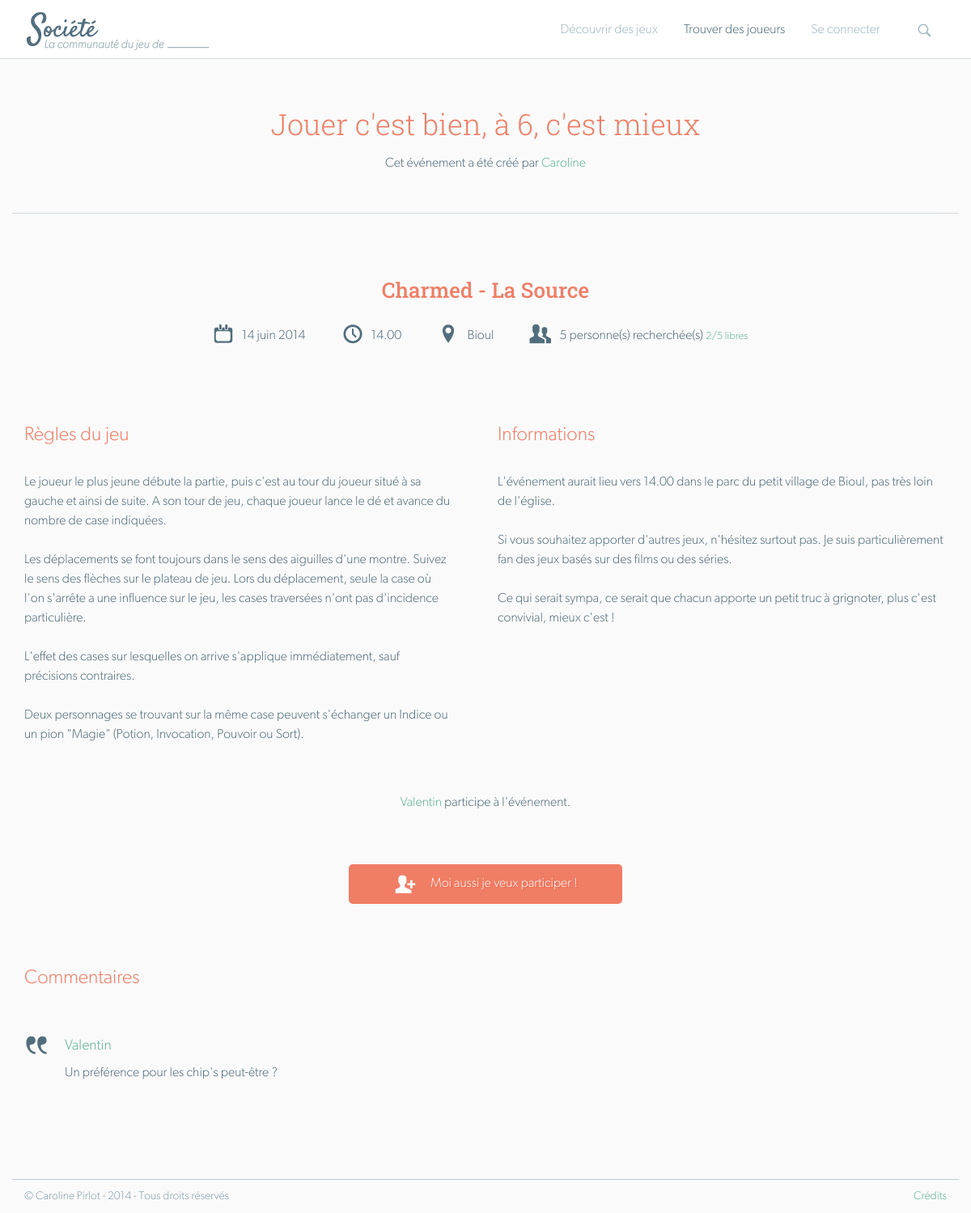
The page /fiche_evenement.php?id=5 on the database its author committed.
### tables this page shows
CREATE TABLE IF NOT EXISTS `evenements` (
  `id_event` int(11) NOT NULL AUTO_INCREMENT,
  `titre` varchar(100) NOT NULL,
  `jeux` varchar(300) NOT NULL,
  `ville` varchar(100) NOT NULL,
  `date` varchar(100) NOT NULL,
  `heure` varchar(100) NOT NULL,
  `nbre` varchar(100) NOT NULL,
  `regles` text NOT NULL,
  `infos` text NOT NULL,
  `membre_id` int(11) NOT NULL,
  `pseudo` varchar(100) NOT NULL,
  PRIMARY KEY (`id_event`)
);

CREATE TABLE IF NOT EXISTS `membres` (
  `id` int(11) NOT NULL AUTO_INCREMENT,
  `pseudo` varchar(100) NOT NULL,
  `email` varchar(100) NOT NULL,
  `mdp` varchar(100) NOT NULL,
  `avatar` varchar(100) NOT NULL,
  `prefereUn` varchar(100) NOT NULL,
  `prefereDeux` varchar(100) NOT NULL,
  `prefereTrois` varchar(100) NOT NULL,
  `role` varchar(100) NOT NULL,
  PRIMARY KEY (`id`)
);

CREATE TABLE IF NOT EXISTS `commentaires_events` (
  `id` int(11) NOT NULL AUTO_INCREMENT,
  `pseudo` varchar(100) NOT NULL,
  `contenu` varchar(255) NOT NULL,
  `event_id` int(11) NOT NULL,
  `membre_id` int(11) NOT NULL,
  PRIMARY KEY (`id`)
);

### php/try-evenements.php (called while the page is built, shortened)
<?php
try {
    $stmt = $conn->prepare('SELECT * FROM evenements WHERE id_event = :id_event');
    $stmt->execute(array(':id_event' => $id_event));
    $event = $stmt->fetch();
} catch(PDOException $e) {
    echo 'ERROR: ' . $e->getMessage();
}
?>

### php/try-commentaires.php (called while the page is built, shortened)
<?php
try {
	$commentaires = $conn->prepare('SELECT * FROM commentaires_events WHERE event_id = :event_id');
	$commentaires->execute(array(':event_id' => $id_event));
	$coms = $commentaires->fetchAll();
} catch(PDOException $e) {
	echo 'ERROR: ' . $e->getMessage();
}
?>

### fiche_evenement.php (the view, shortened to what this page needs)
<?php
require("php/config.php");
$id_event = $_GET['id'];
include("php/try-evenements.php");
include("php/try-membres.php");
include("php/try-commentaires.php");
$id_user = $membre['id'];
$bla = $event['id_event'];
$query = $conn->prepare("SELECT * FROM evenements_inscrits WHERE id_event = :id_event AND id_user = :id_user");
$query->execute(array(
	':id_event' => $bla,
	':id_user' => $id_user
));
if($query->rowCount() > 0){
	$truc = $query->fetch();
	if($truc['active'] == 1){
		$dejaInscrit = 1;
	}else{
		$dejaInscrit = 0;
	}
	if(isset($_POST['participation'])){
		$query = $conn->prepare("UPDATE evenements_inscrits SET active = NOT active WHERE id_event = :id_event AND id_user = :id_user");
		$query->execute(array(
			':id_event' => $bla,
			':id_user' => $id_user
		));
		if($dejaInscrit == 1){
			$dejaInscrit = 0;
		}else{
			$dejaInscrit = 1;
		}
	}
}else{
	if(isset($_POST['participation'])){
		$query = $conn->prepare("INSERT INTO evenements_inscrits(id_event, id_user) VALUES(:id_event, :id_user)");
		$query->execute(array(
			':id_event' => $bla,
			':id_user' => $id_user
		));
		$dejaInscrit = 1;
	}else{
		$dejaInscrit = 0;
	}
}
?>
<!DOCTYPE html>
<html lang="fr">
	<head>
		<link rel="stylesheet" href="css/bootstrap.min.css" />
		<link rel="stylesheet" href="css/styles.min.css" />
	</head>
<body id="evenement">
	<header>
		<div class="container">
			<div class="row">
				<div class="col-sm-3 col-xs-12">
					<h1>
						<?php
							if(isset($_SESSION['pseudo'])){
								echo '<a href="accueil.php" class="logo">Société</a>';
							} else {
		  		    		 	echo '<a href="index.php" class="logo">Société</a>';
							}
						?>
					</h1>
				</div>
				<div class="col-sm-9 col-xs-12">
					<ul class="pull-right nav nav-pills">
							<li><a href="jeux.php">Découvrir des jeux</a></li>
							<li class="active"><a href="evenements.php">Trouver des joueurs</a></li>
						<?php
							if(isset($_SESSION['pseudo'])){
						?>
						    <li class="dropdown">
						        <a class="dropdown-toggle" data-toggle="dropdown" href="#"><?php echo $_SESSION['pseudo']; ?><span class="caret"></span>
						    	</a>
						        <ul class="dropdown-menu">
						        	<li><a href="edition_profil.php">Editer mon profil</a></li>
				  		    		<li><a href="ajout.php">Ajouter un jeu</a></li>
				  		    		<li><a href="creationevenement.php">Organiser un événement</a></li>
				  		    		<?php if( $membre['role'] == "administrateur" ) { echo '<li><a href="liste.php">Modérer les jeux</a></li>'; } ?>
				  		    		<li><a href="php/deconnexion.php">Me déconnecter</a></li>
						      	</ul>
						    </li>
						<?php
							} else {
						?>
		  		    		<li><a href="connexion.php">Se connecter</a></li>
						<?php
							}
						?>
					    <li class="quick-search">
							<form class="navbar-search search" action="resultats.php" method="post">
								<input id="submit" type="submit" name="rapide" value="">
							</form>
						</li>
					</ul>
				</div>
			</div>
		</div>
	</header>
	<div id="content">
		<div class="container">
			<h2 class="text-center"><?php echo $event['titre']; ?></h2>
			<p class="text-center">Cet événement a été créé par <?php echo '<a class="lien" href="profil.php?id='.$event['membre_id'].'">'.$event['pseudo'].'</a>'; ?></p>
			<div class="row">
				<div class="col-xs-12 droits createur text-center">
				</div>
			</div>
			<h3 class="text-center jeu"><?php echo $event['jeux']; ?></h3>
			<div class="row">
				<ul class="text-center www col-sm-12">
					<li><span class="date"></span><?php echo $event['date']; ?></li>
					<li><span class="heure"></span><?php echo $event['heure']; ?></li>
					<li><span class="ville"></span><?php echo $event['ville']; ?></li>
					<li><span class="personnes"></span><?php echo $event['nbre']; ?> personne(s) recherchée(s) <p class="libre">2/5 libres</p></li>
				</ul>
			</div>
			<div class="row">
				<div class="col-sm-6 reglement">
					<h4>Règles du jeu</h4>
					<?php
						$sanitized = htmlspecialchars($event['regles'], ENT_QUOTES);
					?>
					<p><?php echo str_replace(array("\r\n", "\n"), array("<br />", "<br />"), $sanitized); ?></p>
				</div>
				<div class="col-sm-6">
					<h4>Informations</h4>
					<?php
						$sanitized = htmlspecialchars($event['infos'], ENT_QUOTES);
					?>
					<p><?php echo str_replace(array("\r\n", "\n"), array("<br />", "<br />"), $sanitized); ?></p>
				</div>
			</div>
			<div class="row">
				<div class="col-sm-12 text-center participation">
					<p>
						<?php
							$query = $conn->prepare("SELECT * FROM evenements_inscrits WHERE id_event = :id AND active = 1");
							$query->execute(array(
								'id' => $id_event
							));
							$results = $query->fetchAll();
							foreach ($results as $result) {
								$inscrits[] = $result['id_user'];
							}
							$query = $conn->prepare("SELECT * FROM membres");
							$query->execute();
							$membres = $query->fetchAll();
							if(isset($inscrits)){
								foreach ($inscrits as $inscrit) {
									foreach ($membres as $m) {
										if($m['id'] == $inscrit){
											$participants[] = $m;
										}
									}
								}
							}
							if(isset($participants)){
								$i = 0;
								foreach ($participants as $participant) {
									echo "<a href='profil.php?id=".$participant['id']."'>".$participant['pseudo']."</a>";
									$i++;
								}
								if($i == 1){
								echo " participe à l'événement.";
							} else {
								echo " participent à l'événement.";
							}
							}else{
								echo "Il n'y a pas encore d'inscrit pour cet événement";
							}
						?>
					</p>
				</div>
			</div>
			<div class="row">
				<form method="post" action="<?php if(isset($_SESSION['pseudo'])){ echo "#";}else{ echo "connexion.php"; } ?>" class="form-horizontal" role="form">
					<div class="col-sm-12 text-center submitTop">
						<button type="submit" name="participation" id="participation" class="btn btn-primary">
							<span class="particiP"></span> <?php if($dejaInscrit == 1){ echo "Je me désinscris"; }else{ echo "Moi aussi je veux participer !"; } ?>
						</button>
					</div>
				</form>
			</div>
			<h4>Commentaires</h4>
			<div class="row com">
				<?php
					foreach ($coms as $key => $value) {
						$li = '<li class="col-sm-12"><span class="citation"></span><div class="hope"><a class="auteurCom" href="profil.php?id='.$value['membre_id'].'"><h5>'.$value['pseudo'].'</h5></a><p>'.$value['contenu'].'</p></div></li>';
						echo $li;
					}
				?>
			</div>
		</div>
	</div>
	<?php include("footer.php"); ?>
</body>
</html>

### rows shown on the page
evenements: titre "Jouer c'est bien, à 6, c'est mieux", pseudo "Caroline", jeux "Charmed - La Source", date "14 juin 2014", heure "14.00", ville "Bioul", nbre "5", regles "Le joueur le plus jeune débute la partie, puis c'est au tour du joueur situé à sa gauche et ainsi de suite. A son tour de jeu, chaque joueur lance le dé et avance du nombre de case indiquées. Les déplacements se font toujours dans le sens des aiguilles d'une montre. Suivez le sens des flèches sur le plateau de jeu. Lors du déplacement, seule la case où l'on s'arrête a une influence sur le jeu, les cases traversées n'ont pas d'incidence particulière. L'effet des cases sur lesquelles on arrive s'applique immédiatement, sauf précisions contraires. Deux personnages se trouvant sur la même case peuvent s'échanger un Indice ou un pion \"Magie\" (Potion, Invocation, Pouvoir ou Sort).", infos "L'événement aurait lieu vers 14.00 dans le parc du petit village de Bioul, pas très loin de l'église. Si vous souhaitez apporter d'autres jeux, n'hésitez surtout pas. Je suis particulièrement fan des jeux basés sur des films ou des séries. Ce qui serait sympa, ce serait que chacun apporte un petit truc à grignoter, plus c'est convivial, mieux c'est !"
membres: pseudo "Valentin"
commentaires_events: pseudo "Valentin", contenu "Un préférence pour les chip's peut-être ?"
